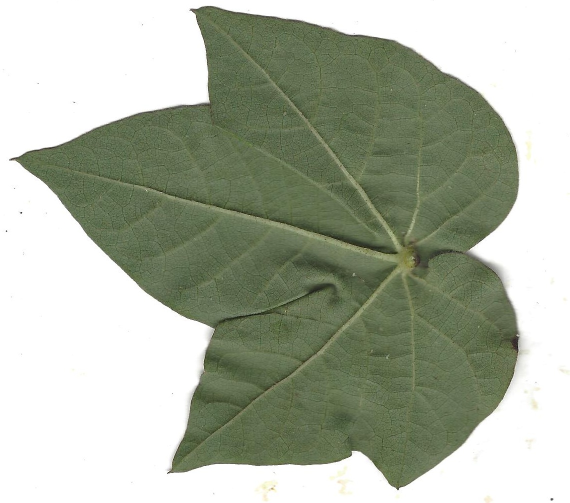
#> input picture Projeto_Ramularia/Healthy_Train50/leaf a24-a27 ab_2.jpg, 1139 x 1005 px, found by its file name (shown at 1/2 size); its folder holds 4 pictures in this run
$ python prepare_dataset.py
#> lines starting #> are read from the running program, lines starting #| are printed output that depends on the picture
# Uso: python prepare_dataset.py --src_root "D:/IIA/Projeto 2/Projeto_Ramularia" --out_root "./datasets/folhas" --size 256
import os
import shutil
from PIL import Image
import argparse
from tqdm import tqdm

def ensure_dir(p):
    if not os.path.exists(p):
        os.makedirs(p)

def process_folder(src_folder, dest_A, dest_B, size=256):
    """
    src_folder: pasta com .jpg originais (RGB)
    dest_A: destino para A (RGB)
    dest_B: destino para B (grayscale)
    """
#> called with src_folder = 'app/scripts/Healthy_Train50', dest_A = 'app/scripts/datasets/folhas/train/A', dest_B = 'app/scripts/datasets/folhas/train/B', size = 256
    ensure_dir(dest_A)
    ensure_dir(dest_B)

    files = [f for f in os.listdir(src_folder) if f.lower().endswith(('.jpg', '.jpeg', '.png'))]
    files.sort()
    for f in tqdm(files, desc=os.path.basename(src_folder)):
        src_path = os.path.join(src_folder, f)
        try:
            img = Image.open(src_path).convert("RGB")
#> img is the input picture: PIL image 1139x1005 RGB; mean R, G, B 171.5, 178.3, 161.8
            img = img.resize((size, size), Image.LANCZOS)
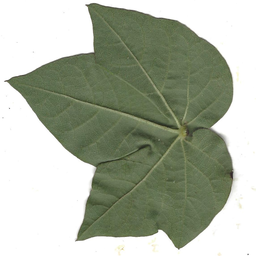
#> img: PIL image 256x256 RGB; mean R, G, B 171.5, 178.2, 161.8
            # save A (RGB)
            base_name = os.path.splitext(f)[0] + ".jpg"
            img.save(os.path.join(dest_A, base_name), quality=95)
            # save B (grayscale)
            gray = img.convert("L")  # single channel
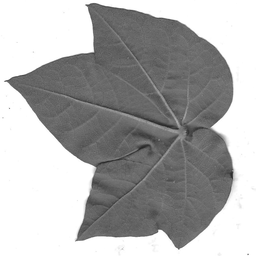
#> gray: PIL image 256x256 L; min 38, max 255, mean 174.4
            gray = gray.convert("RGB")  # convert back to 3ch so pix2pix aligned pairs are both 3ch
#> gray: PIL image 256x256 RGB
            gray.save(os.path.join(dest_B, base_name), quality=95)
        except Exception as e:
            print(f"Erro em {src_path}: {e}")
#> pass 2 of the loop in process_folder, `for f in tqdm(files, desc=os.path.basename(src_folder)):`:
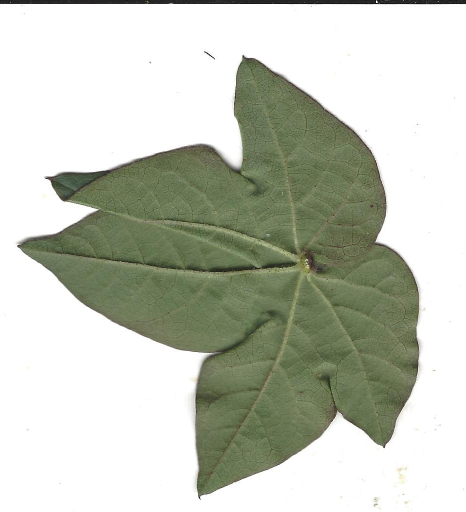
#> input picture Projeto_Ramularia/Healthy_Train50/leaf a24-a27 ab_3.jpg, 931 x 1024 px, found by its file name (shown at 1/2 size)
#> in process_folder, img is the input picture: PIL image 931x1024 RGB; mean R, G, B 194.8, 199, 186.2
#> in process_folder, `img = img.resize((size, size), Image.LANCZOS)`:
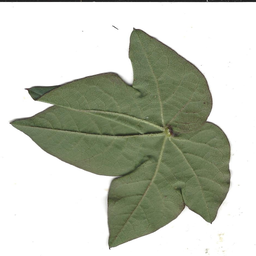
#> img: PIL image 256x256 RGB; mean R, G, B 194.7, 199, 186.1
#> in process_folder, `gray = img.convert("L")`:
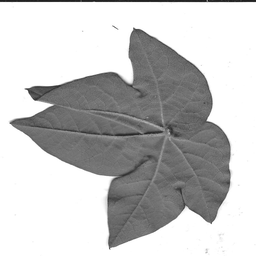
#> gray: PIL image 256x256 L; min 15, max 255, mean 196.3
#> pass 3 of the loop in process_folder, `for f in tqdm(files, desc=os.path.basename(src_folder)):`:
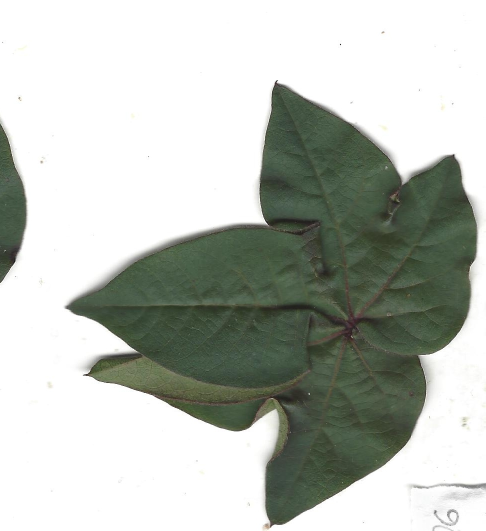
#> input picture Projeto_Ramularia/Healthy_Train50/leaf a24-a27 ad_2.jpg, 971 x 1062 px, found by its file name (shown at 1/2 size)
#> in process_folder, img is the input picture: PIL image 971x1062 RGB; mean R, G, B 185.9, 190.7, 183.5
#> in process_folder, `img = img.resize((size, size), Image.LANCZOS)`:
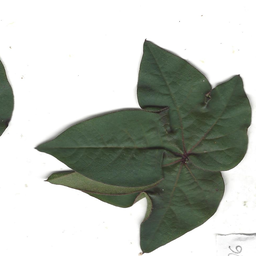
#> img: PIL image 256x256 RGB; mean R, G, B 185.9, 190.7, 183.4
#> the loop made 4 passes; the first 3 are shown

def main(args):
    src_root = os.path.abspath(args.src_root)
    out_root = os.path.abspath(args.out_root)
    size = args.size

    # Pastas originais (conforme seu layout)
    train_src = os.path.join(src_root, "Healthy_Train50")
    test_healthy = os.path.join(src_root, "Healthy_Test50")
    test_disease = os.path.join(src_root, "Disease_Test100")

    # destinos
    train_A = os.path.join(out_root, "train", "A")
    train_B = os.path.join(out_root, "train", "B")
    test_A = os.path.join(out_root, "test", "A")
    test_B = os.path.join(out_root, "test", "B")

    # limpa out_root se --clean
    if args.clean and os.path.exists(out_root):
        shutil.rmtree(out_root)

    # Preparar treino (apenas Healthy_Train50)
    process_folder(train_src, train_A, train_B, size=size)

    # Preparar teste -> unir Healthy_Test50 e Disease_Test100
    # colocamos todos em test/A e test/B (mantendo nomes únicos)
    process_folder(test_healthy, test_A, test_B, size=size)
    process_folder(test_disease, test_A, test_B, size=size)

    print("Dataset preparado em:", out_root)
    print("Estrutura esperada:")
    print(out_root + "/train/A  ->", os.listdir(train_A)[:3])
    print(out_root + "/train/B  ->", os.listdir(train_B)[:3])
    print(out_root + "/test/A   ->", len(os.listdir(test_A)), "arquivos")
    print(out_root + "/test/B   ->", len(os.listdir(test_B)), "arquivos")

if __name__ == "__main__":
    parser = argparse.ArgumentParser()
    parser.add_argument("--src_root", type=str, default=".", help="Pasta raiz com Healthy_Train50, Healthy_Test50, Disease_Test100")
    parser.add_argument("--out_root", type=str, default="./datasets/folhas", help="Destino para dataset pix2pix")
    parser.add_argument("--size", type=int, default=256, help="Tamanho (px) - imagens serão redimensionadas para size x size")
    parser.add_argument("--clean", action="store_true", help="Remover out_root antes de gerar")
    args = parser.parse_args()
#> (the run stopped early here; a loop or call above may not have finished)
